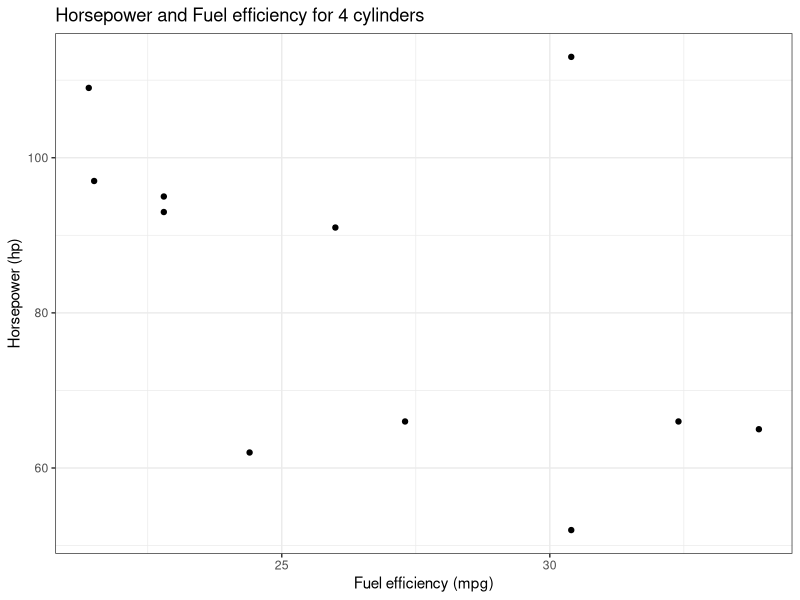
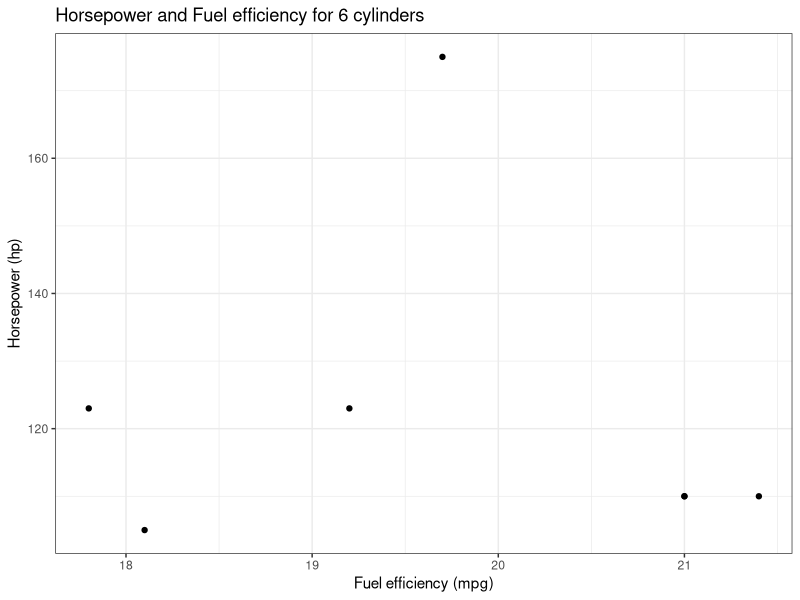
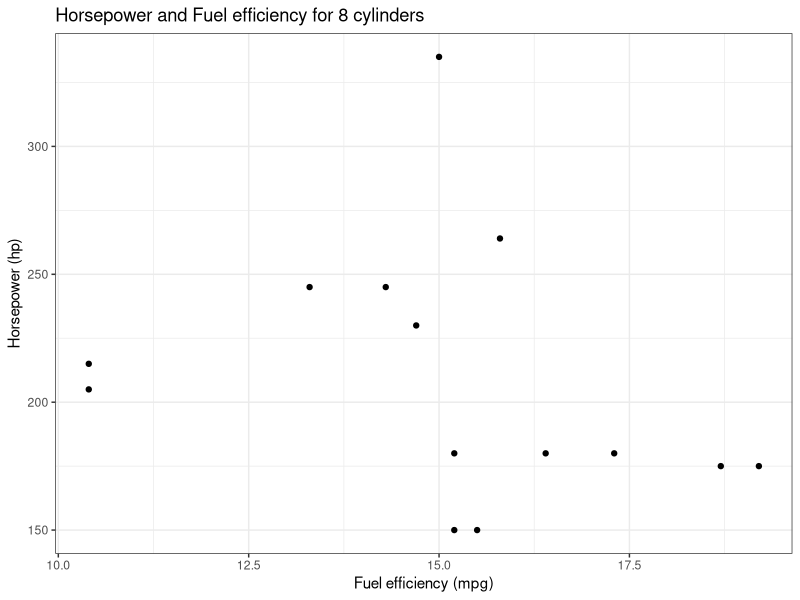

The R source for these figures, in order:
## ---- chunk 1
knitr::opts_chunk$set(echo = TRUE)
## ---- chunk 2
library(tidyverse)
mtcars_original <- mtcars
## ---- chunk 3
output <- vector("double", ncol(mtcars))
for (c in seq_along(mtcars)){
  output[[c]] <- mean(mtcars[[c]])
}
output
## ---- chunk 4
# add solution here
output
## ---- chunk 5
for (c in seq_along(mtcars)){
  mtcars[[c]] <- mtcars[[c]] / max(mtcars[[c]], na.rm = TRUE)
}
head(mtcars)
## ---- chunk 6
# add solution here
## ---- chunk 7
cylinders <- sort(unique(mtcars_original[['cyl']]))
plots <- vector("list",length(cylinders))

for (d in 1:length(cylinders)){
  plots[[d]] <- mtcars_original %>% 
    filter(cyl == cylinders[d]) %>%
    ggplot() + 
    theme_bw() +
    geom_point(aes(x = mpg, y = hp) ) + 
    labs(x = 'Fuel efficiency (mpg)',
         y = 'Horsepower (hp)') + 
    ggtitle(glue::glue("Horsepower and Fuel efficiency for ", cylinders[d], " cylinders"))
}
plots
## ---- chunk 8
# add solution here
## ---- chunk 9
map(mtcars_original, unique) %>% 
  map_dbl(length)
## ---- chunk 10
# add solution here
## ---- chunk 11
dmonds <- diamonds %>% 
  slice(1:4)

list_of_things <- list(seq(nrow(dmonds)), dmonds$price, dmonds$carat)
output <- pmap_chr( list_of_things,
                   ~paste0("Diamond #", ..1 ,
                           " sold for $",..2,
                           " and was ",..3, " carats"))
output
## ---- chunk 12
# add solution here
output
## ---- chunk 13
iris %>%
  nest(data = -Species) %>%
  pmap(~write_csv(.y, path = glue::glue(.x, ".csv")))
## ---- chunk 14
# add solution here
